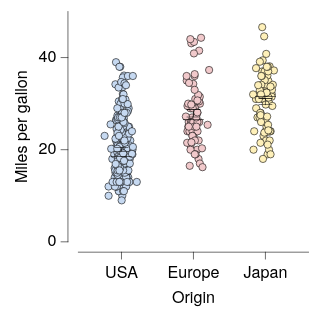

Write the Vega-Lite specification saved for this chart.
### Vega-Lite specification from a JSON file in a GitHub repository (floating-point values rounded to 4 significant figures; data arrays with more than 128 entries replaced by an {"elided": "..."} marker saying what was removed)
{"background": null, "config": {"arc": {"fill": "#DBDBDB", "fillOpacity": 1.0, "innerRadius": 25.0, "padAngle": 0.03, "stroke": "black", "strokeOpacity": 1, "strokeWidth": 0.25}, "area": {"fill": "#DBDBDB", "fillOpacity": 1.0, "stroke": "black", "strokeOpacity": 1, "strokeWidth": 0.25}, "axis": {"domain": true, "domainCap": "round", "domainColor": "black", "domainWidth": 0.25, "grid": false, "gridCap": "round", "gridColor": "#F1F1F1", "gridDash": [0, 0], "gridOpacity": 1.0, "gridWidth": 0.25, "labelColor": "black", "labelFont": "Helvetica Neue", "labelFontSize": 7, "labelFontStyle": "normal", "labelFontWeight": 400, "offset": 4.5, "ticks": true, "tickCap": "round", "tickColor": "black", "tickRound": false, "tickSize": 3, "tickWidth": 0.25, "titleColor": "black", "titleFont": "Helvetica Neue", "titleFontSize": 7, "titleFontStyle": "normal", "titleFontWeight": 400}, "axisX": {"domain": true, "labelAlign": "center", "labelAngle": 0, "labels": true, "ticks": true, "translate": 0}, "axisY": {"domain": true, "labelAlign": "right", "labelAngle": 0, "labels": true, "ticks": true, "translate": 0}, "axisRight": {"domain": true, "labelAlign": "left", "labelAngle": 0, "labels": true, "ticks": true, "translate": 0}, "axisTop": {"domain": true, "labelAlign": "center", "labelAngle": 0, "labels": true, "ticks": true, "translate": 0}, "axisBand": {"tickOffset": 0}, "bar": {"fill": "#DBDBDB", "fillOpacity": 1.0, "stroke": "black", "strokeOpacity": 1, "strokeWidth": 0.25}, "boxplot": {"size": 9.0, "ticks": {"cornerRadius": 0.25, "fill": "black", "size": 4.5, "thickness": 0.25}, "box": {"fillOpacity": 1.0, "stroke": "black", "strokeOpacity": 1, "strokeWidth": 0.25}, "median": {"fill": "black", "fillOpacity": 1.0, "size": 9.0, "thickness": 0.25}, "rule": {"fill": "black", "fillOpacity": 1.0, "size": 10.0, "stroke": "black", "strokeDash": [0, 0], "strokeOpacity": 1, "strokeWidth": 0.25}, "outliers": {"color": "black", "fill": "black", "fillOpacity": 1.0, "size": 0, "stroke": "black", "strokeOpacity": 1, "strokeWidth": 0.25}}, "circle": {"fill": "black", "fillOpacity": 1.0, "size": 0.5, "stroke": null, "strokeOpacity": 1, "strokeWidth": 0.25}, "errorband": {"band": {"fillOpacity": 0.6, "stroke": null, "strokeWidth": 0.25, "strokeOpacity": 1}, "borders": {"opacity": 0, "strokeOpacity": 0.25, "strokeWidth": 1}}, "errorbar": {"opacity": 1, "rule": {"strokeDash": [0, 0], "strokeWidth": 0.25}, "ticks": {"color": "black", "cornerRadius": 0.125, "opacity": 1, "size": 6.0, "thickness": 0.25}, "thickness": 0.25}, "font": "Helvetica Neue", "geoshape": {"fill": "#DBDBDB", "fillOpacity": 1.0, "stroke": "black", "strokeOpacity": 1, "strokeWidth": 0.25}, "header": {"labelColor": "black", "labelFont": "Helvetica Neue", "labelFontSize": 7, "labelFontStyle": "normal", "labelFontWeight": 400, "titleColor": "black", "titleFont": "Helvetica Neue", "titleFontSize": 7, "titleFontStyle": "normal", "titleFontWeight": 400, "titlePadding": 0}, "legend": {"disable": false, "offset": 4.5, "titlePadding": 4, "labelOffset": 2, "gradientLabelOffset": 2, "gradientLength": 50.0, "gradientThickness": 5.0, "gradientOpacity": 1.0, "gradientStrokeColor": "black", "gradientStrokeWidth": 0.25, "labelColor": "black", "labelFont": "Helvetica Neue", "labelFontSize": 7, "labelFontStyle": "normal", "labelFontWeight": 400, "strokeColor": "black", "strokeWidth": 0, "symbolSize": 42, "symbolStrokeColor": "black", "symbolStrokeWidth": 0.25, "titleColor": "black", "titleFont": "Helvetica Neue", "titleFontSize": 7, "titleFontStyle": "normal", "titleFontWeight": 400}, "line": {"color": "black", "stroke": "black", "strokeCap": "round", "strokeDash": [0, 0], "strokeOpacity": 1, "strokeWidth": 0.375}, "point": {"filled": true, "fill": "#DBDBDB", "fillOpacity": 1.0, "size": 5.0, "stroke": "black", "strokeOpacity": 1, "strokeWidth": 0.25}, "range": {"category": ["#C6D9F1", "#F1C9CB", "#FEF0B9", "#CEE37A", "#7AA8E0", "#E589A3", "#FDDD5D", "#68B961", "#4177B1", "#C35082", "#E5C227", "#438156"], "diverging": {"scheme": ["#C35082", "#CE6D94", "#D989A7", "#E2A4BA", "#EABFCE", "#F1DBE2", "#F6F6F6", "#D7E0EB", "#B9CBE0", "#9BB6D5", "#7DA1C9", "#5F8CBD", "#4177B1"]}, "heatmap": {"scheme": ["#130010", "#27022E", "#370453", "#3D1E76", "#3A3B92", "#2E57AA", "#1374BA", "#1A90BE", "#20ABC1", "#27C6C1", "#48DEB3", "#91EE9F"]}, "ordinal": {"scheme": ["#F1F1F1", "#DBDBDB", "#C6C6C6", "#B2B2B2", "#9D9D9D", "#898989", "#767676", "#636363", "#515151", "#404040", "#2F2F2F", "#1F1F1F"]}, "ramp": {"scheme": ["#130010", "#27022E", "#370453", "#3D1E76", "#3A3B92", "#2E57AA", "#1374BA", "#1A90BE", "#20ABC1", "#27C6C1", "#48DEB3", "#91EE9F"]}}, "rule": {"color": "black", "stroke": "black", "strokeCap": "round", "strokeDash": [2, 2], "strokeOpacity": 1, "strokeWidth": 0.25}, "scale": {"bandPaddingInner": 0.1, "bandPaddingOuter": 0.1, "round": false}, "rect": {"fill": "#DBDBDB", "fillOpacity": 1.0, "stroke": "black", "strokeOpacity": 1, "strokeWidth": 0.25}, "square": {"fill": "#DBDBDB", "fillOpacity": 1.0, "size": 10.0, "stroke": "black", "strokeOpacity": 1, "strokeWidth": 0.25}, "text": {"color": "black", "font": "Helvetica Neue", "fontSize": 7, "fontStyle": "normal", "fontWeight": 400}, "title": {"anchor": "middle", "frame": "group", "color": "black", "font": "Helvetica Neue", "fontSize": 7, "fontStyle": "normal", "fontWeight": 400, "subtitleColor": "black", "subtitleFont": "Helvetica Neue", "subtitleFontSize": "Helvetica Neue", "subtitleFontStyle": "normal", "subtitleFontWeight": 400}, "view": {"continuousWidth": 100, "continuousHeight": 100, "discreteWidth": 100, "discreteHeight": 100, "fill": null, "stroke": null, "strokeWidth": 0.25}}, "layer": [{"data": {"name": "data-5a85ede2053d4aec77293cfb476ae07b"}, "mark": {"type": "circle", "opacity": 1.0, "size": 10.0, "stroke": "black", "strokeOpacity": 1, "strokeWidth": 0.25}, "encoding": {"color": {"field": "Origin", "legend": null, "sort": ["USA", "Europe", "Japan"], "title": null, "type": "nominal"}, "x": {"axis": {}, "field": "Origin", "sort": ["USA", "Europe", "Japan"], "title": "Origin", "type": "nominal"}, "xOffset": {"field": "jitter_x", "scale": {"domain": [-7.33, 7.33], "range": [5.17, 19.83]}, "type": "quantitative"}, "y": {"field": "Miles_per_Gallon", "title": "Miles per gallon", "type": "quantitative"}}}, {"data": {"name": "data-64e7897fd8423deef5c97d660b6d3367"}, "mark": {"type": "errorbar"}, "encoding": {"x": {"axis": {}, "field": "Origin", "sort": ["USA", "Europe", "Japan"], "title": "Origin", "type": "nominal"}, "y": {"field": "__mean", "title": "Miles per gallon", "type": "quantitative"}, "yError": {"field": "__error"}}}, {"data": {"name": "data-5a85ede2053d4aec77293cfb476ae07b"}, "mark": {"type": "boxplot", "box": {"fillOpacity": 0, "strokeOpacity": 0}, "outliers": {"opacity": 0}, "rule": {"strokeOpacity": 0}, "ticks": false}, "encoding": {"x": {"axis": {}, "field": "Origin", "sort": ["USA", "Europe", "Japan"], "title": "Origin", "type": "nominal"}, "y": {"field": "Miles_per_Gallon", "title": "Miles per gallon", "type": "quantitative"}}}], "$schema": "https://vega.github.io/schema/vega-lite/v6.4.1.json", "datasets": {"data-5a85ede2053d4aec77293cfb476ae07b": {"elided": "398 records"}, "data-64e7897fd8423deef5c97d660b6d3367": [{"Origin": "USA", "__mean": 20.08, "__error": 0.4058, "__dysonsphere__": 1}, {"Origin": "Japan", "__mean": 30.45, "__error": 0.6852, "__dysonsphere__": 1}, {"Origin": "Europe", "__mean": 27.89, "__error": 0.8037, "__dysonsphere__": 1}]}}
